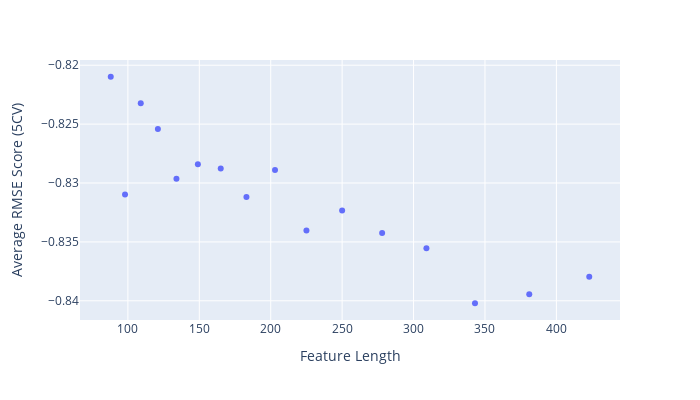

Write notebook code for a chart like this one.
### Code cell
import plotly.express as px

px.scatter(df_soap_reduction, x = "Length", y = "Average RMSE Score (5CV)", width= 700, height = 400, labels = {"Length":"Feature Length"})

### Figure 1 — Plotly figure (JSON) as saved in the notebook; plotly's stock layout.template omitted (floating-point values rounded to 4 significant figures)
{"data": [{"hovertemplate": "Feature Length=%{x}<br>Average RMSE Score (5CV)=%{y}<extra></extra>", "legendgroup": "", "marker": {"color": "#636efa", "symbol": "circle"}, "mode": "markers", "name": "", "orientation": "v", "showlegend": false, "type": "scatter", "x": [423, 381, 343, 309, 278, 250, 225, 203, 183, 165, 149, 134, 121, 109, 98, 88], "xaxis": "x", "y": [-0.838, -0.8395, -0.8402, -0.8355, -0.8343, -0.8323, -0.834, -0.8289, -0.8312, -0.8288, -0.8284, -0.8296, -0.8254, -0.8232, -0.831, -0.821], "yaxis": "y"}], "layout": {"height": 400, "legend": {"tracegroupgap": 0}, "margin": {"t": 60}, "width": 700, "xaxis": {"anchor": "y", "autorange": true, "domain": [0, 1], "range": [66.46, 444.5], "title": {"text": "Feature Length"}, "type": "linear"}, "yaxis": {"anchor": "x", "autorange": true, "domain": [0, 1], "range": [-0.8416, -0.8196], "title": {"text": "Average RMSE Score (5CV)"}, "type": "linear"}}}
